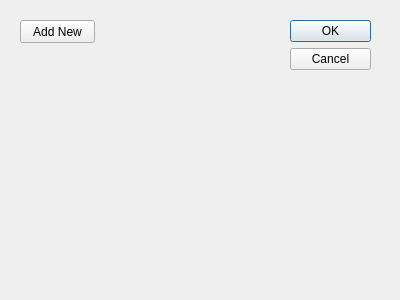
<?xml version="1.0" encoding="UTF-8"?>
<ui version="4.0">
 <class>DistanceFilter</class>
 <widget class="QDialog" name="DistanceFilter">
  <property name="geometry">
   <rect>
    <x>0</x>
    <y>0</y>
    <width>400</width>
    <height>300</height>
   </rect>
  </property>
  <property name="windowTitle">
   <string>DistanceFilter</string>
  </property>
  <widget class="QDialogButtonBox" name="buttonBox">
   <property name="geometry">
    <rect>
     <x>290</x>
     <y>20</y>
     <width>81</width>
     <height>241</height>
    </rect>
   </property>
   <property name="orientation">
    <enum>Qt::Vertical</enum>
   </property>
   <property name="standardButtons">
    <set>QDialogButtonBox::Cancel|QDialogButtonBox::Ok</set>
   </property>
  </widget>
  <widget class="QPushButton" name="Add_btn">
   <property name="geometry">
    <rect>
     <x>20</x>
     <y>20</y>
     <width>75</width>
     <height>23</height>
    </rect>
   </property>
   <property name="text">
    <string>Add New</string>
   </property>
  </widget>
  <widget class="QWidget" name="verticalLayoutWidget">
   <property name="geometry">
    <rect>
     <x>20</x>
     <y>50</y>
     <width>241</width>
     <height>221</height>
    </rect>
   </property>
   <layout class="QVBoxLayout" name="Layout"/>
  </widget>
 </widget>
 <resources/>
 <connections>
  <connection>
   <sender>buttonBox</sender>
   <signal>accepted()</signal>
   <receiver>DistanceFilter</receiver>
   <slot>accept()</slot>
   <hints>
    <hint type="sourcelabel">
     <x>248</x>
     <y>254</y>
    </hint>
    <hint type="destinationlabel">
     <x>157</x>
     <y>274</y>
    </hint>
   </hints>
  </connection>
  <connection>
   <sender>buttonBox</sender>
   <signal>rejected()</signal>
   <receiver>DistanceFilter</receiver>
   <slot>reject()</slot>
   <hints>
    <hint type="sourcelabel">
     <x>316</x>
     <y>260</y>
    </hint>
    <hint type="destinationlabel">
     <x>286</x>
     <y>274</y>
    </hint>
   </hints>
  </connection>
 </connections>
</ui>
